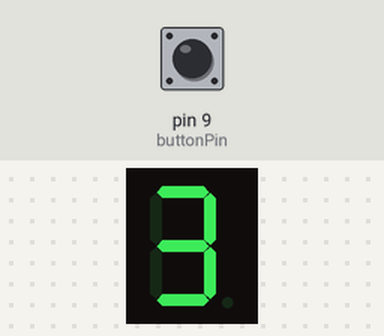
The sketch below on a simulated Arduino Uno, built with avr-gcc and run on an emulated ATmega328P. Parts: 1-digit seven-segment display. Wiring (inferred from the names in the program): 1-digit 7-segment display, segments lit when LOW: segments pin 2, pin 3, pin 4, pin 5, pin 6, pin 7, pin 8. Inputs (shaded band) come from the test bench; at power-on: pin 9 (buttonPin) LOW. The segment pins are drawn as the display they are named for.

Above: at 2.0 s.
2.1 s: pin 9 (buttonPin) pulled HIGH for 0.75 s
At 6.0 s:
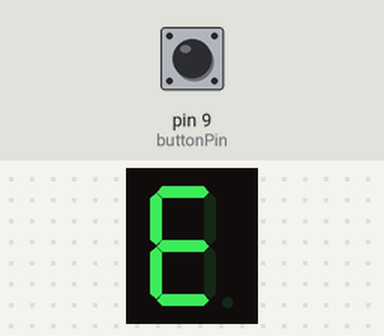
6.1 s: pin 9 (buttonPin) pulled HIGH for 1 s
At 10.2 s:
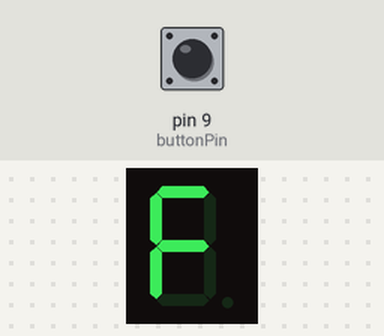
10.3 s: pin 9 (buttonPin) pulled HIGH for 3.2 s
At 16.6 s:
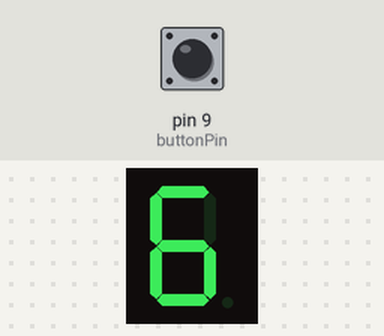
16.7 s: pin 9 (buttonPin) pulled HIGH for 0.75 s
At 22.4 s:
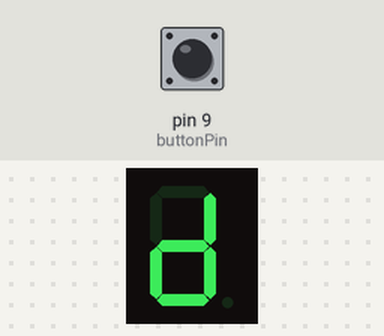
Timing chart, 0 to 23.9 s (numbered marks = the images above; inputs shaded):
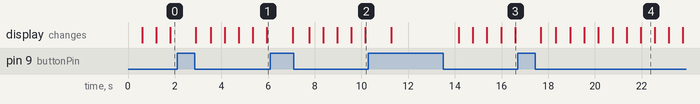

The sketch:

LAB-5-SEVEN-SEGMENT-DISPLAY-COUNTER.ino
```cpp
#define a 2//connecting segment A to PIN2
#define b 3// connecting segment B to PIN3
#define c 4// connecting segment C to PIN4
#define d 5// connecting segment D to PIN5
#define e 6// connecting segment E to PIN6
#define f 7// connecting segment F to PIN7
#define g 8// connecting segment G to PIN8
int COUNT = 0; //count integer for 0-9 increment
int Moduluscounter = 1;
int buttonPin = 9;
int buttonState = 0;

void setup()
{
  for (int i = 2; i < 9; i++)
  {
    pinMode(i, OUTPUT);// taking all pins from 2-8 as output
  }
  pinMode(9, INPUT);
}

void loop()

{
  buttonState = digitalRead(9);
  if (buttonState == HIGH) {
    Moduluscounter++;
    delay(500);
  }

  switch (COUNT)

  {
    case 0://when count value is zero show”0” on disp
      digitalWrite(a, LOW);
      digitalWrite(b, LOW);
      digitalWrite(c, LOW);
      digitalWrite(d, LOW);
      digitalWrite(e, LOW);
      digitalWrite(f, LOW);
      digitalWrite(g, HIGH);

      break;

    case 1:// when count value is 1 show”1” on disp
      digitalWrite(a, HIGH);
      digitalWrite(b, LOW);
      digitalWrite(c, LOW);
      digitalWrite(d, HIGH);
      digitalWrite(e, HIGH);
      digitalWrite(f, HIGH);
      digitalWrite(g, HIGH);

      break;

    case 2:// when count value is 2 show”2” on disp
      digitalWrite(a, LOW);
      digitalWrite(b, LOW);
      digitalWrite(c, HIGH);
      digitalWrite(d, LOW);
      digitalWrite(e, LOW);
      digitalWrite(f, HIGH);
      digitalWrite(g, LOW);
      break;

    case 3:// when count value is 3 show”3” on disp
      digitalWrite(a, LOW);
      digitalWrite(b, LOW);
      digitalWrite(c, LOW);
      digitalWrite(d, LOW);
      digitalWrite(e, HIGH);
      digitalWrite(f, HIGH);
      digitalWrite(g, LOW);
      break;

    case 4:// when count value is 4 show”4” on disp
      digitalWrite(a, HIGH);
      digitalWrite(b, LOW);
      digitalWrite(c, LOW);
      digitalWrite(d, HIGH);
      digitalWrite(e, HIGH);
      digitalWrite(f, LOW);
      digitalWrite(g, LOW);
      break;

    case 5:// when count value is 5 show”5” on disp
      digitalWrite(a, LOW);
      digitalWrite(b, HIGH);
      digitalWrite(c, LOW);
      digitalWrite(d, LOW);
      digitalWrite(e, HIGH);
      digitalWrite(f, LOW);
      digitalWrite(g, LOW);

      break;

    case 6:// when count value is 6 show”6” on disp

      digitalWrite(a, LOW);
      digitalWrite(b, HIGH);
      digitalWrite(c, LOW);
      digitalWrite(d, LOW);
      digitalWrite(e, LOW);
      digitalWrite(f, LOW);
      digitalWrite(g, LOW);
      break;

    case 7:// when count value is 7 show”7” on disp

      digitalWrite(a, LOW);
      digitalWrite(b, LOW);
      digitalWrite(c, LOW);
      digitalWrite(d, HIGH);
      digitalWrite(e, HIGH);
      digitalWrite(f, HIGH);
      digitalWrite(g, HIGH);
      break;

    case 8:// when count value is 8 show”8” on disp
      digitalWrite(a, LOW);
      digitalWrite(b, LOW);
      digitalWrite(c, LOW);
      digitalWrite(d, LOW);
      digitalWrite(e, LOW);
      digitalWrite(f, LOW);
      digitalWrite(g, LOW);
      break;

    case 9:// when count value is 9 show”9” on disp
      digitalWrite(a, LOW);
      digitalWrite(b, LOW);
      digitalWrite(c, LOW);
      digitalWrite(d, LOW);
      digitalWrite(e, HIGH);
      digitalWrite(f, LOW);
      digitalWrite(g, LOW);
      break;

    case 10:// when count value is 9 show”9” on disp
      digitalWrite(a, LOW);
      digitalWrite(b, LOW);
      digitalWrite(c, LOW);
      digitalWrite(d, HIGH);
      digitalWrite(e, LOW);
      digitalWrite(f, LOW);
      digitalWrite(g, LOW);
      break;

    case 11:// when count value is 9 show”9” on disp
      digitalWrite(a, HIGH);
      digitalWrite(b, HIGH);
      digitalWrite(c, LOW);
      digitalWrite(d, LOW);
      digitalWrite(e, LOW);
      digitalWrite(f, LOW);
      digitalWrite(g, LOW);
      break;

    case 12:// when count value is 9 show”9” on disp
      digitalWrite(a, LOW);
      digitalWrite(b, HIGH);
      digitalWrite(c, HIGH);
      digitalWrite(d, LOW);
      digitalWrite(e, LOW);
      digitalWrite(f, LOW);
      digitalWrite(g, HIGH);
      break;

    case 13:// when count value is 9 show”9” on disp
      digitalWrite(a, HIGH);
      digitalWrite(b, LOW);
      digitalWrite(c, LOW);
      digitalWrite(d, LOW);
      digitalWrite(e, LOW);
      digitalWrite(f, HIGH);
      digitalWrite(g, LOW);
      break;


    case 14:// when count value is 9 show”9” on disp
      digitalWrite(a, LOW);
      digitalWrite(b, HIGH);
      digitalWrite(c, HIGH);
      digitalWrite(d, LOW);
      digitalWrite(e, LOW);
      digitalWrite(f, LOW);
      digitalWrite(g, LOW);
      break;

    case 15:// when count value is 9 show”9” on disp
      digitalWrite(a, LOW);
      digitalWrite(b, HIGH);
      digitalWrite(c, HIGH);
      digitalWrite(d, HIGH);
      digitalWrite(e, LOW);
      digitalWrite(f, LOW);
      digitalWrite(g, LOW);
      break;

      break;
  }

  while (buttonState == HIGH) {
    buttonState = digitalRead(buttonPin);
    delay(50);
  }
  delay(500);


  COUNT += 1 * Moduluscounter;


  delay(100);///increment count integer for every second

  if (COUNT > 15)
  {
    COUNT = COUNT % 16; // if count integer value is equal to 10, reset it to zero.
    delay(10);
  }
}
```

Measured:
- what the display in image 4 shows lasts 0.6 s, from 22.0 s to 22.6 s
